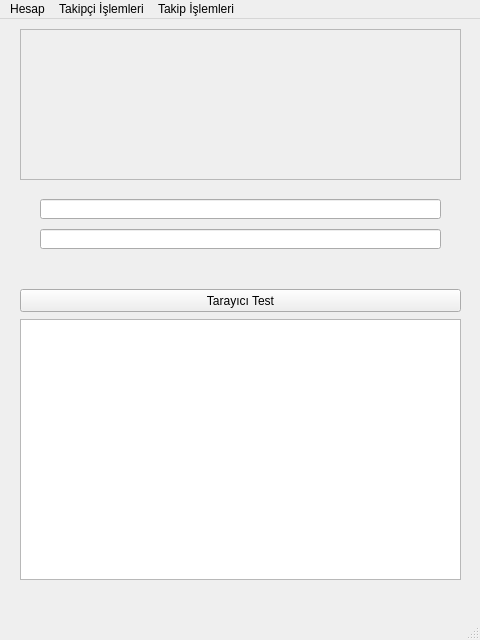
<?xml version="1.0" encoding="UTF-8"?>
<ui version="4.0">
 <class>MainWindow</class>
 <widget class="QMainWindow" name="MainWindow">
  <property name="geometry">
   <rect>
    <x>0</x>
    <y>0</y>
    <width>480</width>
    <height>640</height>
   </rect>
  </property>
  <property name="windowTitle">
   <string>SelinsBot</string>
  </property>
  <widget class="QWidget" name="centralwidget">
   <widget class="QListWidget" name="listWidget">
    <property name="geometry">
     <rect>
      <x>20</x>
      <y>300</y>
      <width>441</width>
      <height>261</height>
     </rect>
    </property>
   </widget>
   <widget class="QPushButton" name="btTarayici">
    <property name="enabled">
     <bool>true</bool>
    </property>
    <property name="geometry">
     <rect>
      <x>20</x>
      <y>270</y>
      <width>441</width>
      <height>23</height>
     </rect>
    </property>
    <property name="text">
     <string>Tarayıcı Test</string>
    </property>
   </widget>
   <widget class="QTextEdit" name="textEdit">
    <property name="enabled">
     <bool>false</bool>
    </property>
    <property name="geometry">
     <rect>
      <x>20</x>
      <y>10</y>
      <width>441</width>
      <height>151</height>
     </rect>
    </property>
   </widget>
   <widget class="QLineEdit" name="txtUser">
    <property name="geometry">
     <rect>
      <x>40</x>
      <y>180</y>
      <width>401</width>
      <height>20</height>
     </rect>
    </property>
   </widget>
   <widget class="QLineEdit" name="txtPass_2">
    <property name="geometry">
     <rect>
      <x>40</x>
      <y>210</y>
      <width>401</width>
      <height>20</height>
     </rect>
    </property>
    <property name="echoMode">
     <enum>QLineEdit::Password</enum>
    </property>
   </widget>
  </widget>
  <widget class="QMenuBar" name="menubar">
   <property name="geometry">
    <rect>
     <x>0</x>
     <y>0</y>
     <width>480</width>
     <height>21</height>
    </rect>
   </property>
   <widget class="QMenu" name="menuHesap">
    <property name="title">
     <string>Hesap</string>
    </property>
    <addaction name="actionHesap_Bilgileri"/>
   </widget>
   <widget class="QMenu" name="menuTakip_i_lemleri">
    <property name="title">
     <string>Takipçi İşlemleri</string>
    </property>
   </widget>
   <widget class="QMenu" name="menuTakip_lemleri">
    <property name="title">
     <string>Takip İşlemleri</string>
    </property>
   </widget>
   <addaction name="menuHesap"/>
   <addaction name="menuTakip_i_lemleri"/>
   <addaction name="menuTakip_lemleri"/>
  </widget>
  <widget class="QStatusBar" name="statusbar"/>
  <action name="actionHesap_Bilgileri">
   <property name="text">
    <string>Hesap Bilgileri</string>
   </property>
  </action>
 </widget>
 <resources/>
 <connections/>
</ui>
